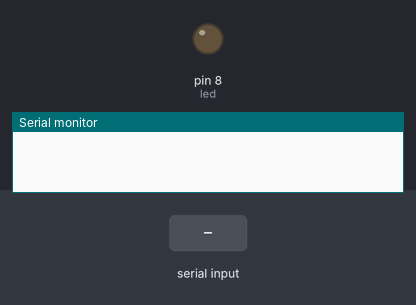
Bench run of a sketch on a simulated Arduino Uno, built with avr-gcc and run on an emulated ATmega328P. Shown: output pins drawn as LEDs (lit = HIGH), the last lines printed to the serial monitor. The inputs (shaded band) are chosen by the test bench.

Above: at 1.2 s.
1.3 s: "L1\n" received over Serial
At 2.2 s:
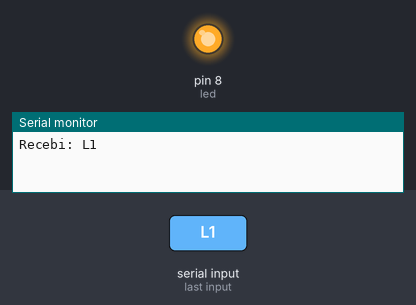
2.8 s: "1\n" received over Serial
Timing chart, 0 to 5.8 s (numbered marks = the images above; inputs shaded):
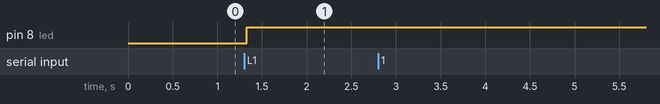

The sketch:

codigo_arduino.ino
```cpp
// Criar um sketch. Esse código testa MQTT com Python sem segurança.
const int led = 8;
int estadoler = 10;

void setup() {
  Serial.begin(9600);
  pinMode(led, OUTPUT);
  while (!Serial) {
    ;
  }
}

String leStringSerial() {
  String conteudo = "";
  char caractere;
  while (Serial.available() > 0) {
    caractere = Serial.read();
    if (caractere != '\n') {
      conteudo.concat(caractere);
    }
    delay(10);
  }
  Serial.print("Recebi: ");
  Serial.println(conteudo);
  return conteudo;
}

void loop() {
  while (Serial.available() > 0) {
    int est = digitalRead(led);
    String recebido = leStringSerial();
    if (recebido == "L1") {
      if (est == 0) {
        digitalWrite(led, HIGH);
      } else if (est == 1) {
        digitalWrite(led, LOW);
      }
    }
    delay(1);
  }
}
```

Measured:
- after the input at 1.3 s, pin 8 (led): LOW → HIGH at once
